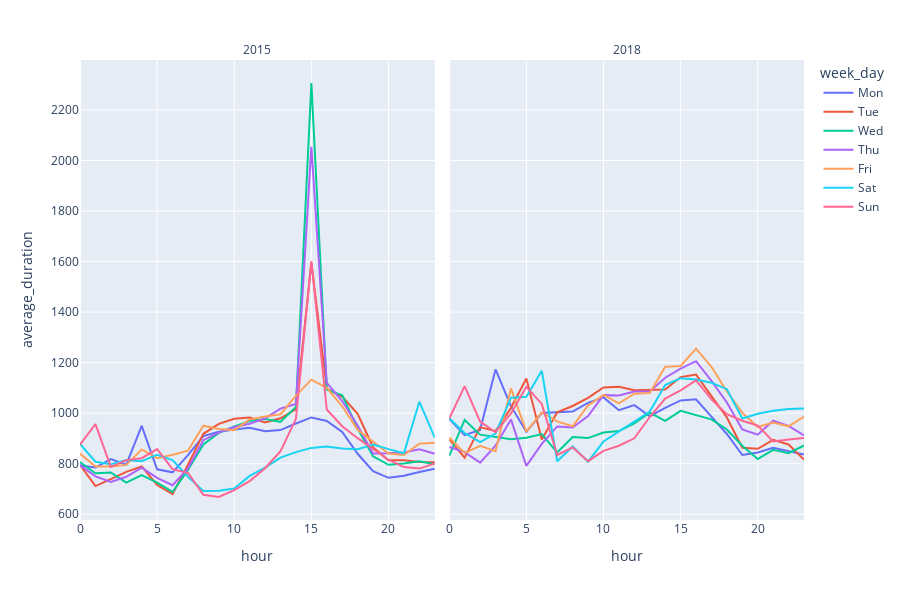

This figure's notebook cell:
### Code cell
plot_by_hour(pd_grp, "average_duration", 'Average duration')

### Figure 1 — Plotly figure (JSON) as saved in the notebook; plotly's stock layout.template omitted (floating-point values rounded to 4 significant figures)
{"data": [{"hovertemplate": "<b>%{hovertext}</b><br><br>week_day=Mon<br>year=2015<br>hour=%{x}<br>average_duration=%{y}<extra></extra>", "hovertext": ["2015", "2015", "2015", "2015", "2015", "2015", "2015", "2015", "2015", "2015", "2015", "2015", "2015", "2015", "2015", "2015", "2015", "2015", "2015", "2015", "2015", "2015", "2015", "2015"], "legendgroup": "Mon", "line": {"color": "#636efa", "dash": "solid"}, "mode": "lines", "name": "Mon", "orientation": "v", "showlegend": true, "type": "scatter", "x": [0, 1, 2, 3, 4, 5, 6, 7, 8, 9, 10, 11, 12, 13, 14, 15, 16, 17, 18, 19, 20, 21, 22, 23], "xaxis": "x", "y": [793.3, 785, 818.4, 796.1, 949.6, 777.8, 765.9, 833.7, 909.2, 926.3, 935.3, 942.1, 928.2, 933.2, 959.3, 983.2, 969.3, 926, 839.3, 770.9, 744.1, 752.6, 767.1, 779.9], "yaxis": "y"}, {"hovertemplate": "<b>%{hovertext}</b><br><br>week_day=Mon<br>year=2018<br>hour=%{x}<br>average_duration=%{y}<extra></extra>", "hovertext": ["2018", "2018", "2018", "2018", "2018", "2018", "2018", "2018", "2018", "2018", "2018", "2018", "2018", "2018", "2018", "2018", "2018", "2018", "2018", "2018", "2018", "2018", "2018", "2018"], "legendgroup": "Mon", "line": {"color": "#636efa", "dash": "solid"}, "mode": "lines", "name": "Mon", "orientation": "v", "showlegend": false, "type": "scatter", "x": [0, 1, 2, 3, 4, 5, 6, 7, 8, 9, 10, 11, 12, 13, 14, 15, 16, 17, 18, 19, 20, 21, 22, 23], "xaxis": "x2", "y": [977.9, 913.1, 933.9, 1173.0, 1028.0, 926, 1001.0, 1004.0, 1007.0, 1041.0, 1062.0, 1012.0, 1032, 987.2, 1021.0, 1050.0, 1055.0, 986.4, 917.7, 834.4, 844.8, 863.5, 850, 836.7], "yaxis": "y2"}, {"hovertemplate": "<b>%{hovertext}</b><br><br>week_day=Tue<br>year=2015<br>hour=%{x}<br>average_duration=%{y}<extra></extra>", "hovertext": ["2015", "2015", "2015", "2015", "2015", "2015", "2015", "2015", "2015", "2015", "2015", "2015", "2015", "2015", "2015", "2015", "2015", "2015", "2015", "2015", "2015", "2015", "2015", "2015"], "legendgroup": "Tue", "line": {"color": "#EF553B", "dash": "solid"}, "mode": "lines", "name": "Tue", "orientation": "v", "showlegend": true, "type": "scatter", "x": [0, 1, 2, 3, 4, 5, 6, 7, 8, 9, 10, 11, 12, 13, 14, 15, 16, 17, 18, 19, 20, 21, 22, 23], "xaxis": "x", "y": [795.8, 711.5, 739, 767.5, 789.2, 715.8, 680, 796, 918.4, 957.8, 978, 983, 963.6, 979.8, 1016.0, 1596, 1096.0, 1066, 997.2, 865, 813.7, 813.7, 806.6, 806.3], "yaxis": "y"}, {"hovertemplate": "<b>%{hovertext}</b><br><br>week_day=Tue<br>year=2018<br>hour=%{x}<br>average_duration=%{y}<extra></extra>", "hovertext": ["2018", "2018", "2018", "2018", "2018", "2018", "2018", "2018", "2018", "2018", "2018", "2018", "2018", "2018", "2018", "2018", "2018", "2018", "2018", "2018", "2018", "2018", "2018", "2018"], "legendgroup": "Tue", "line": {"color": "#EF553B", "dash": "solid"}, "mode": "lines", "name": "Tue", "orientation": "v", "showlegend": false, "type": "scatter", "x": [0, 1, 2, 3, 4, 5, 6, 7, 8, 9, 10, 11, 12, 13, 14, 15, 16, 17, 18, 19, 20, 21, 22, 23], "xaxis": "x2", "y": [896.6, 824.2, 944.7, 929, 1021.0, 1137.0, 895.4, 1003.0, 1028.0, 1061.0, 1102, 1104.0, 1091.0, 1093.0, 1094, 1143.0, 1153.0, 1067.0, 983.1, 862.9, 858.9, 894.4, 876.2, 816.1], "yaxis": "y2"}, {"hovertemplate": "<b>%{hovertext}</b><br><br>week_day=Wed<br>year=2015<br>hour=%{x}<br>average_duration=%{y}<extra></extra>", "hovertext": ["2015", "2015", "2015", "2015", "2015", "2015", "2015", "2015", "2015", "2015", "2015", "2015", "2015", "2015", "2015", "2015", "2015", "2015", "2015", "2015", "2015", "2015", "2015", "2015"], "legendgroup": "Wed", "line": {"color": "#00cc96", "dash": "solid"}, "mode": "lines", "name": "Wed", "orientation": "v", "showlegend": true, "type": "scatter", "x": [0, 1, 2, 3, 4, 5, 6, 7, 8, 9, 10, 11, 12, 13, 14, 15, 16, 17, 18, 19, 20, 21, 22, 23], "xaxis": "x", "y": [807, 762.5, 765.2, 725.5, 754.5, 725.3, 688.3, 775.3, 876.4, 921.9, 947.4, 968.5, 976.6, 965.8, 1025, 2306.0, 1093.0, 1071.0, 939.4, 829.2, 795.6, 800.9, 809.6, 798.1], "yaxis": "y"}, {"hovertemplate": "<b>%{hovertext}</b><br><br>week_day=Wed<br>year=2018<br>hour=%{x}<br>average_duration=%{y}<extra></extra>", "hovertext": ["2018", "2018", "2018", "2018", "2018", "2018", "2018", "2018", "2018", "2018", "2018", "2018", "2018", "2018", "2018", "2018", "2018", "2018", "2018", "2018", "2018", "2018", "2018", "2018"], "legendgroup": "Wed", "line": {"color": "#00cc96", "dash": "solid"}, "mode": "lines", "name": "Wed", "orientation": "v", "showlegend": false, "type": "scatter", "x": [0, 1, 2, 3, 4, 5, 6, 7, 8, 9, 10, 11, 12, 13, 14, 15, 16, 17, 18, 19, 20, 21, 22, 23], "xaxis": "x2", "y": [830.7, 973.2, 914.9, 905.1, 897.1, 902.8, 917, 844.2, 905.3, 901.4, 923.4, 929.3, 959.9, 1002.0, 969.6, 1009, 993.1, 975.6, 935.3, 871.3, 818.6, 855.2, 841.9, 872], "yaxis": "y2"}, {"hovertemplate": "<b>%{hovertext}</b><br><br>week_day=Thu<br>year=2015<br>hour=%{x}<br>average_duration=%{y}<extra></extra>", "hovertext": ["2015", "2015", "2015", "2015", "2015", "2015", "2015", "2015", "2015", "2015", "2015", "2015", "2015", "2015", "2015", "2015", "2015", "2015", "2015", "2015", "2015", "2015", "2015", "2015"], "legendgroup": "Thu", "line": {"color": "#ab63fa", "dash": "solid"}, "mode": "lines", "name": "Thu", "orientation": "v", "showlegend": true, "type": "scatter", "x": [0, 1, 2, 3, 4, 5, 6, 7, 8, 9, 10, 11, 12, 13, 14, 15, 16, 17, 18, 19, 20, 21, 22, 23], "xaxis": "x", "y": [794.3, 749.8, 727.7, 748.4, 784, 743.8, 714.8, 781.7, 893.2, 923.3, 945.2, 958, 979.6, 1018.0, 1036.0, 2054.0, 1120.0, 1048.0, 951.4, 840.6, 841, 844.8, 856.7, 839.6], "yaxis": "y"}, {"hovertemplate": "<b>%{hovertext}</b><br><br>week_day=Thu<br>year=2018<br>hour=%{x}<br>average_duration=%{y}<extra></extra>", "hovertext": ["2018", "2018", "2018", "2018", "2018", "2018", "2018", "2018", "2018", "2018", "2018", "2018", "2018", "2018", "2018", "2018", "2018", "2018", "2018", "2018", "2018", "2018", "2018", "2018"], "legendgroup": "Thu", "line": {"color": "#ab63fa", "dash": "solid"}, "mode": "lines", "name": "Thu", "orientation": "v", "showlegend": false, "type": "scatter", "x": [0, 1, 2, 3, 4, 5, 6, 7, 8, 9, 10, 11, 12, 13, 14, 15, 16, 17, 18, 19, 20, 21, 22, 23], "xaxis": "x2", "y": [866.2, 846, 804.3, 871, 975.3, 791.2, 878.6, 947.6, 943.5, 988.6, 1071.0, 1070.0, 1086.0, 1085.0, 1140.0, 1176, 1206.0, 1128, 1042.0, 935.6, 915.1, 970.3, 949.3, 911.9], "yaxis": "y2"}, {"hovertemplate": "<b>%{hovertext}</b><br><br>week_day=Fri<br>year=2015<br>hour=%{x}<br>average_duration=%{y}<extra></extra>", "hovertext": ["2015", "2015", "2015", "2015", "2015", "2015", "2015", "2015", "2015", "2015", "2015", "2015", "2015", "2015", "2015", "2015", "2015", "2015", "2015", "2015", "2015", "2015", "2015", "2015"], "legendgroup": "Fri", "line": {"color": "#FFA15A", "dash": "solid"}, "mode": "lines", "name": "Fri", "orientation": "v", "showlegend": true, "type": "scatter", "x": [0, 1, 2, 3, 4, 5, 6, 7, 8, 9, 10, 11, 12, 13, 14, 15, 16, 17, 18, 19, 20, 21, 22, 23], "xaxis": "x", "y": [840, 788.7, 788.6, 795.4, 856.3, 822.1, 835.7, 851.5, 950.6, 937.6, 932.7, 974.9, 987.1, 995.7, 1070.0, 1133.0, 1100.0, 1027.0, 933.8, 887.3, 840.6, 834.4, 879.1, 883.3], "yaxis": "y"}, {"hovertemplate": "<b>%{hovertext}</b><br><br>week_day=Fri<br>year=2018<br>hour=%{x}<br>average_duration=%{y}<extra></extra>", "hovertext": ["2018", "2018", "2018", "2018", "2018", "2018", "2018", "2018", "2018", "2018", "2018", "2018", "2018", "2018", "2018", "2018", "2018", "2018", "2018", "2018", "2018", "2018", "2018", "2018"], "legendgroup": "Fri", "line": {"color": "#FFA15A", "dash": "solid"}, "mode": "lines", "name": "Fri", "orientation": "v", "showlegend": false, "type": "scatter", "x": [0, 1, 2, 3, 4, 5, 6, 7, 8, 9, 10, 11, 12, 13, 14, 15, 16, 17, 18, 19, 20, 21, 22, 23], "xaxis": "x2", "y": [904.1, 842, 870.6, 849.1, 1098, 926.7, 1003.0, 967.7, 948.1, 1031.0, 1072, 1039.0, 1077.0, 1080.0, 1184.0, 1187.0, 1255.0, 1184.0, 1086, 1002.0, 945, 963.3, 947.9, 986.1], "yaxis": "y2"}, {"hovertemplate": "<b>%{hovertext}</b><br><br>week_day=Sat<br>year=2015<br>hour=%{x}<br>average_duration=%{y}<extra></extra>", "hovertext": ["2015", "2015", "2015", "2015", "2015", "2015", "2015", "2015", "2015", "2015", "2015", "2015", "2015", "2015", "2015", "2015", "2015", "2015", "2015", "2015", "2015", "2015", "2015", "2015"], "legendgroup": "Sat", "line": {"color": "#19d3f3", "dash": "solid"}, "mode": "lines", "name": "Sat", "orientation": "v", "showlegend": true, "type": "scatter", "x": [0, 1, 2, 3, 4, 5, 6, 7, 8, 9, 10, 11, 12, 13, 14, 15, 16, 17, 18, 19, 20, 21, 22, 23], "xaxis": "x", "y": [878.3, 807.8, 797.5, 814.6, 809.9, 835.7, 814.1, 748.5, 691.7, 693.2, 702.1, 751.7, 784.4, 824.2, 845.9, 862.6, 868.1, 859.8, 857.5, 876.3, 857.8, 841.2, 1046.0, 902.9], "yaxis": "y"}, {"hovertemplate": "<b>%{hovertext}</b><br><br>week_day=Sat<br>year=2018<br>hour=%{x}<br>average_duration=%{y}<extra></extra>", "hovertext": ["2018", "2018", "2018", "2018", "2018", "2018", "2018", "2018", "2018", "2018", "2018", "2018", "2018", "2018", "2018", "2018", "2018", "2018", "2018", "2018", "2018", "2018", "2018", "2018"], "legendgroup": "Sat", "line": {"color": "#19d3f3", "dash": "solid"}, "mode": "lines", "name": "Sat", "orientation": "v", "showlegend": false, "type": "scatter", "x": [0, 1, 2, 3, 4, 5, 6, 7, 8, 9, 10, 11, 12, 13, 14, 15, 16, 17, 18, 19, 20, 21, 22, 23], "xaxis": "x2", "y": [980, 921.3, 885.3, 919, 1061.0, 1064.0, 1168.0, 809.8, 868.4, 808.3, 887.8, 927.4, 969.1, 1006.0, 1111.0, 1138.0, 1133.0, 1121.0, 1095, 978.8, 997.6, 1010.0, 1017.0, 1019.0], "yaxis": "y2"}, {"hovertemplate": "<b>%{hovertext}</b><br><br>week_day=Sun<br>year=2015<br>hour=%{x}<br>average_duration=%{y}<extra></extra>", "hovertext": ["2015", "2015", "2015", "2015", "2015", "2015", "2015", "2015", "2015", "2015", "2015", "2015", "2015", "2015", "2015", "2015", "2015", "2015", "2015", "2015", "2015", "2015", "2015", "2015"], "legendgroup": "Sun", "line": {"color": "#FF6692", "dash": "solid"}, "mode": "lines", "name": "Sun", "orientation": "v", "showlegend": true, "type": "scatter", "x": [0, 1, 2, 3, 4, 5, 6, 7, 8, 9, 10, 11, 12, 13, 14, 15, 16, 17, 18, 19, 20, 21, 22, 23], "xaxis": "x", "y": [875, 956.8, 787.2, 814.2, 821.9, 857.9, 778.7, 763.3, 677.1, 668.3, 695.6, 731.3, 782.3, 849.4, 977.6, 1602, 1014.0, 948.5, 901.1, 859.6, 815.7, 786.9, 780.7, 800.6], "yaxis": "y"}, {"hovertemplate": "<b>%{hovertext}</b><br><br>week_day=Sun<br>year=2018<br>hour=%{x}<br>average_duration=%{y}<extra></extra>", "hovertext": ["2018", "2018", "2018", "2018", "2018", "2018", "2018", "2018", "2018", "2018", "2018", "2018", "2018", "2018", "2018", "2018", "2018", "2018", "2018", "2018", "2018", "2018", "2018", "2018"], "legendgroup": "Sun", "line": {"color": "#FF6692", "dash": "solid"}, "mode": "lines", "name": "Sun", "orientation": "v", "showlegend": false, "type": "scatter", "x": [0, 1, 2, 3, 4, 5, 6, 7, 8, 9, 10, 11, 12, 13, 14, 15, 16, 17, 18, 19, 20, 21, 22, 23], "xaxis": "x2", "y": [978.8, 1107.0, 966.3, 924.5, 998.8, 1104.0, 1037.0, 834.6, 864.5, 810.1, 851.1, 871.2, 900.5, 984.9, 1058.0, 1090.0, 1130.0, 1055.0, 995.8, 969.9, 950.7, 887.8, 895.6, 901.8], "yaxis": "y2"}], "layout": {"annotations": [{"font": {}, "showarrow": false, "text": "2015", "x": 0.245, "xanchor": "center", "xref": "paper", "y": 1, "yanchor": "bottom", "yref": "paper"}, {"font": {}, "showarrow": false, "text": "2018", "x": 0.755, "xanchor": "center", "xref": "paper", "y": 1, "yanchor": "bottom", "yref": "paper"}], "autosize": false, "height": 600, "legend": {"title": {"text": "week_day"}, "tracegroupgap": 0}, "margin": {"t": 60}, "width": 900, "xaxis": {"anchor": "y", "domain": [0, 0.49], "showticklabels": true, "title": {"text": "hour"}}, "xaxis2": {"anchor": "y2", "domain": [0.51, 1], "matches": "x", "showticklabels": true, "title": {"text": "hour"}}, "yaxis": {"anchor": "x", "domain": [0, 1], "title": {"text": "average_duration"}}, "yaxis2": {"anchor": "x2", "domain": [0, 1], "matches": "y", "showticklabels": false}}}
